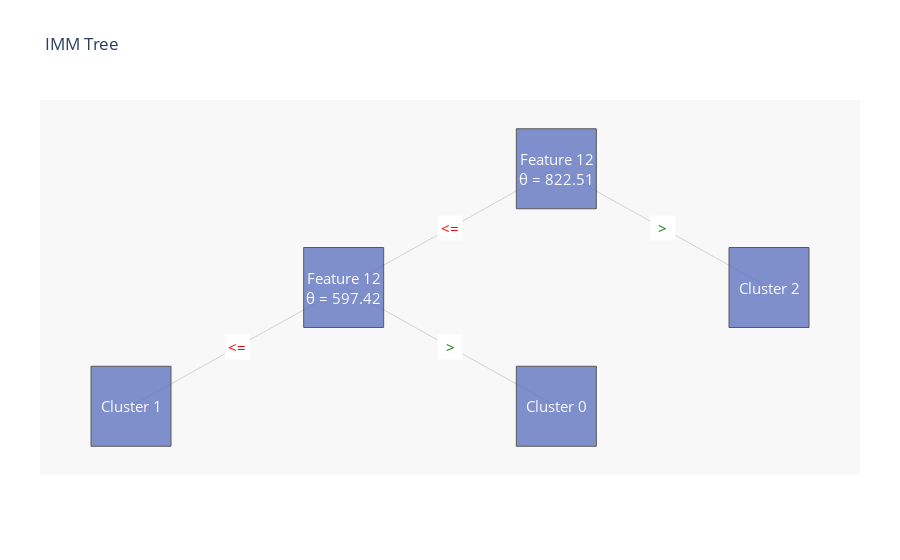

Notebook source saved alongside this figure:
### Code cell
#initialize with n clusters
imm = Extractor.imm(exact_cluster_to_search)
imm.fit(X_train)
imm.drawTree()

Y_pred_1=imm.predict_on_more_data(X_test)

print('rand_score is: ',metrics.rand_score(Y_test,Y_pred_1),' , ARI score is : ',metrics.adjusted_rand_score(Y_test,Y_pred_1),' , AMI score is: ',metrics.adjusted_mutual_info_score(Y_test,Y_pred_1),' , silhoutte score is: ',metrics.silhouette_score(X_test,Y_pred_1))

### Figure 1 — Plotly figure (JSON) as saved in the notebook; plotly's stock layout.template omitted (floating-point values rounded to 4 significant figures)
{"data": [{"hoverinfo": "none", "line": {"color": "rgb(210,210,210)", "width": 1}, "mode": "lines", "type": "scatter", "x": [0, -0.5, null, 0, 0.5, null, -0.5, -1, null, -0.5, 0, null], "y": [4, 3, null, 4, 3, null, 3, 2, null, 3, 2, null]}, {"hoverinfo": "none", "marker": {"color": "#6175c1", "line": {"color": "rgb(50,50,50)", "width": 1}, "size": 80, "symbol": "square"}, "mode": "markers", "name": "bla", "opacity": 0.8, "text": ["Feature 12<br>θ = 822.51", "Feature 12<br>θ = 597.42", "Cluster 1", "Cluster 0", "Cluster 2"], "type": "scatter", "x": [0, -0.5, -1, 0, 0.5], "y": [4, 3, 2, 2, 3]}, {"hoverinfo": "none", "marker": {"color": "#FFFFFF", "line": {"color": "rgb(250,250,250)", "width": 0}, "size": 25, "symbol": "square"}, "mode": "markers", "name": "bla", "opacity": 1, "type": "scatter", "x": [-0.25, 0.25, -0.75, -0.25], "y": [3.5, 3.5, 2.5, 2.5]}], "layout": {"annotations": [{"font": {"color": "rgb(250,250,250)", "size": 15}, "showarrow": false, "text": "Feature 12<br>θ = 822.51", "x": 0, "xref": "x", "y": 4, "yref": "y"}, {"font": {"color": "rgb(250,250,250)", "size": 15}, "showarrow": false, "text": "Feature 12<br>θ = 597.42", "x": -0.5, "xref": "x", "y": 3, "yref": "y"}, {"font": {"color": "rgb(250,250,250)", "size": 15}, "showarrow": false, "text": "Cluster 1", "x": -1, "xref": "x", "y": 2, "yref": "y"}, {"font": {"color": "rgb(250,250,250)", "size": 15}, "showarrow": false, "text": "Cluster 0", "x": 0, "xref": "x", "y": 2, "yref": "y"}, {"font": {"color": "rgb(250,250,250)", "size": 15}, "showarrow": false, "text": "Cluster 2", "x": 0.5, "xref": "x", "y": 3, "yref": "y"}, {"font": {"color": "rgb(255,0,0)", "size": 15}, "showarrow": false, "text": "<=", "x": -0.25, "xref": "x", "y": 3.5, "yref": "y"}, {"font": {"color": "rgb(0,128,0)", "size": 15}, "showarrow": false, "text": ">", "x": 0.25, "xref": "x", "y": 3.5, "yref": "y"}, {"font": {"color": "rgb(255,0,0)", "size": 15}, "showarrow": false, "text": "<=", "x": -0.75, "xref": "x", "y": 2.5, "yref": "y"}, {"font": {"color": "rgb(0,128,0)", "size": 15}, "showarrow": false, "text": ">", "x": -0.25, "xref": "x", "y": 2.5, "yref": "y"}], "font": {"size": 12}, "hovermode": "closest", "margin": {"b": 85, "l": 40, "r": 40, "t": 100}, "plot_bgcolor": "rgb(248,248,248)", "showlegend": false, "title": {"text": "IMM Tree"}, "uniformtext": {"minsize": 8}, "xaxis": {"showgrid": false, "showline": false, "showticklabels": false, "zeroline": false}, "yaxis": {"showgrid": false, "showline": false, "showticklabels": false, "zeroline": false}}}
